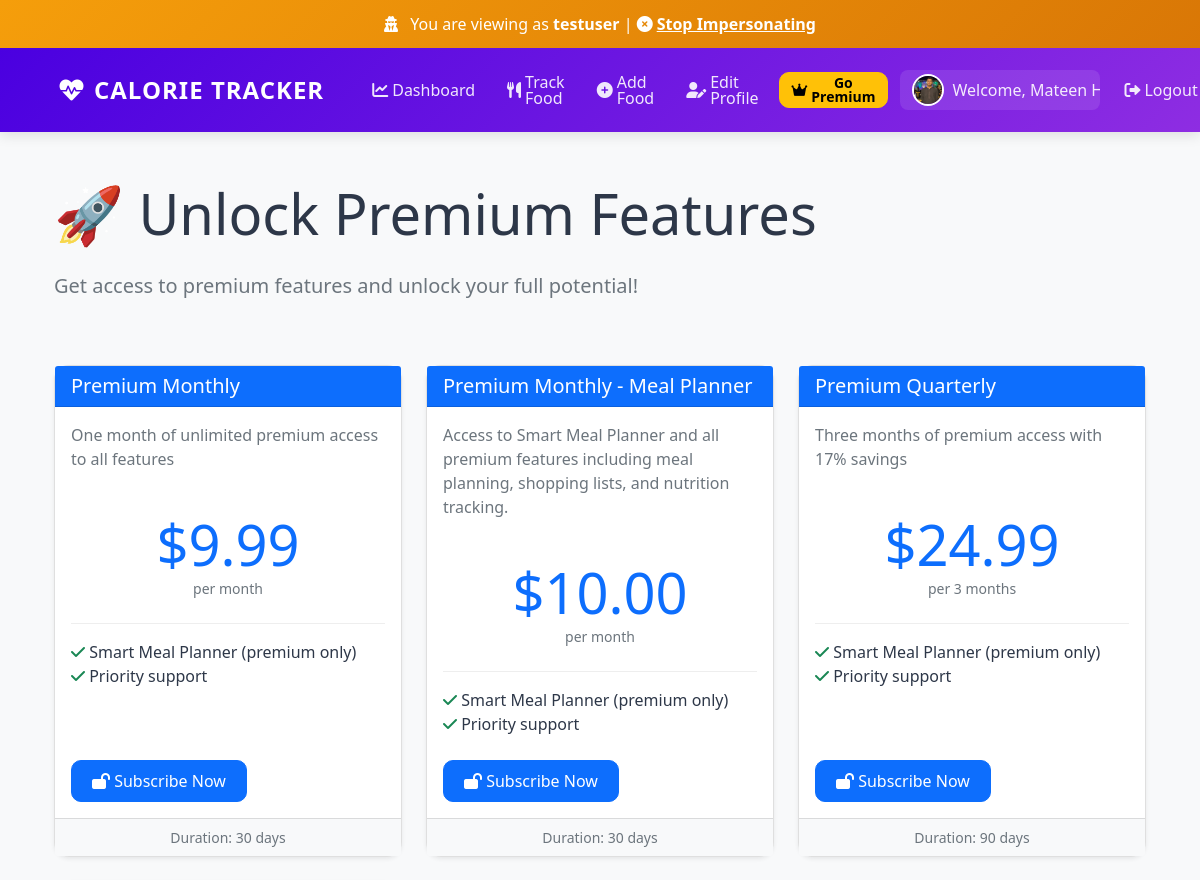
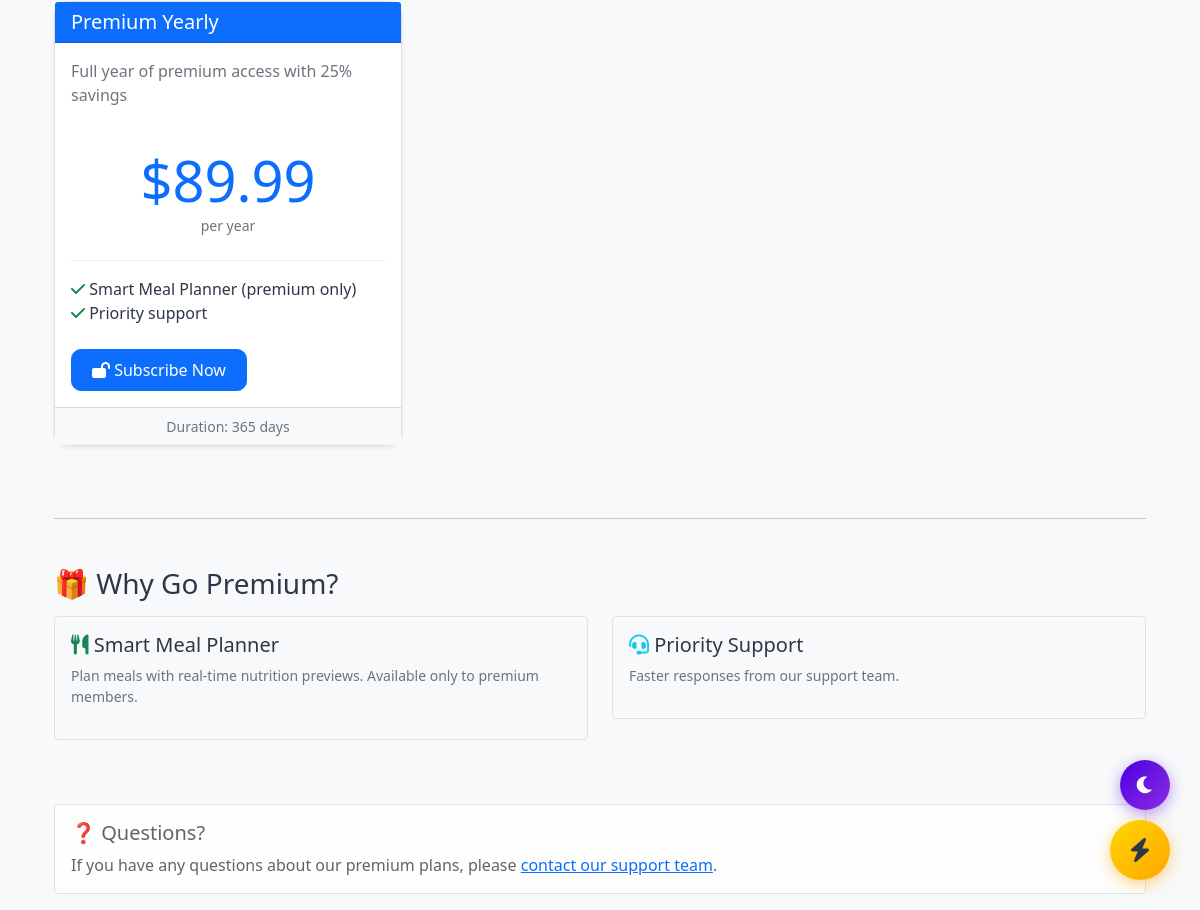
The page /subscription/plans/ (signed in) on the database as committed earlier (2 pictures, top to bottom).
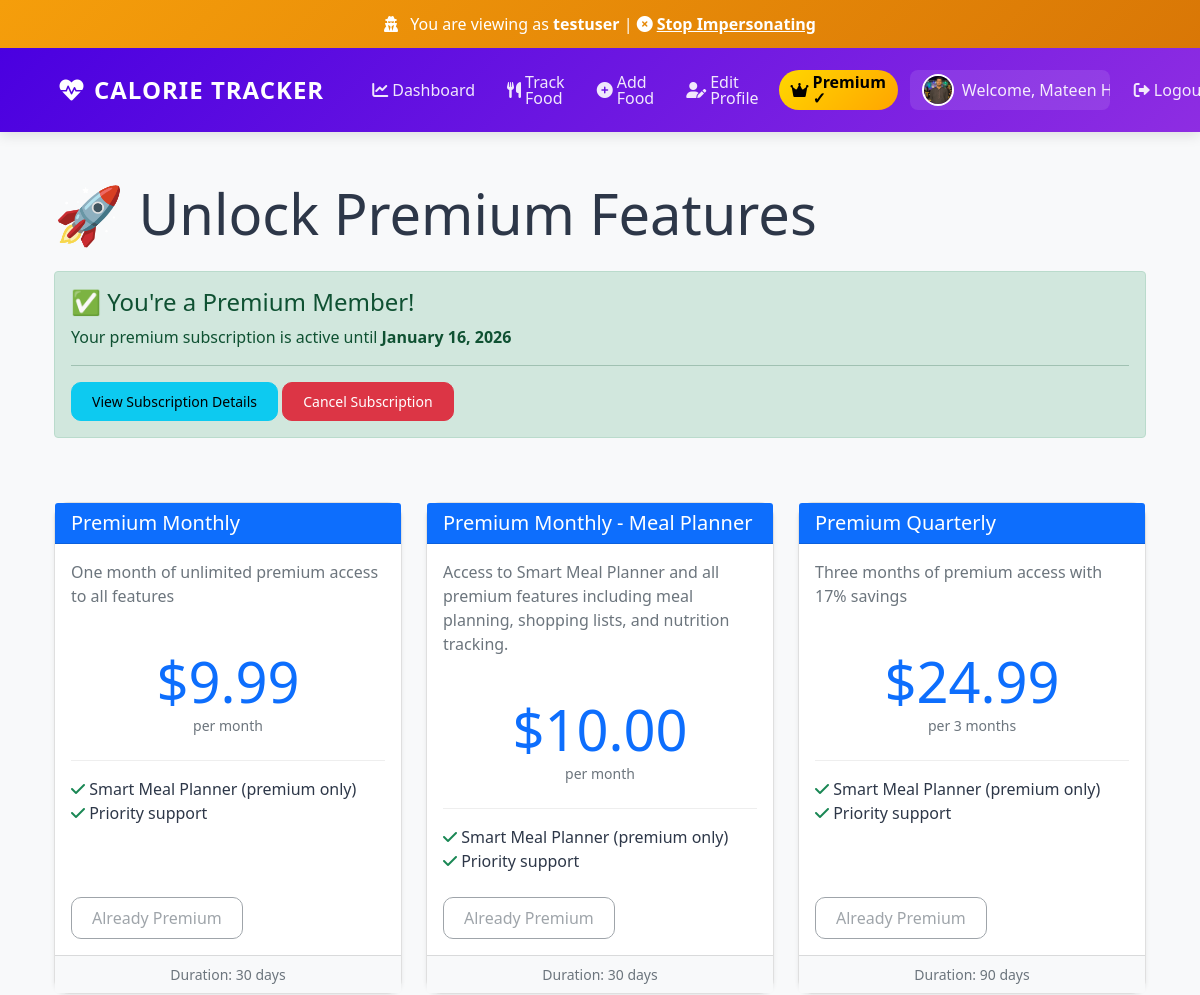
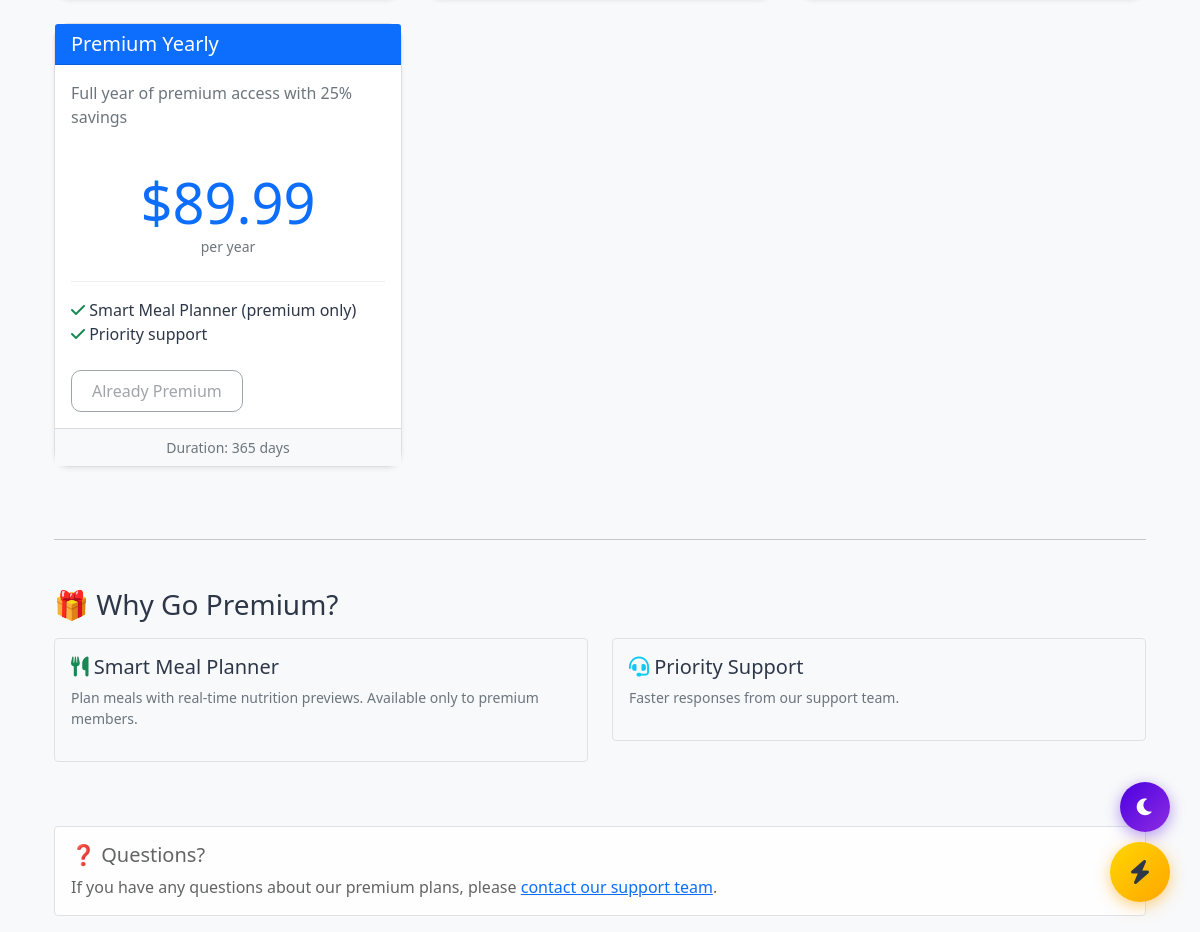
The same page on the database as committed later (2 pictures, top to bottom).
### myapp/models.py (models this page shows, shortened)
class SubscriptionPlan(models.Model):
    PLAN_DURATIONS = [
        ('monthly', 'Monthly - $9.99/month'),
        ('quarterly', 'Quarterly - $24.99/3 months'),
        ('yearly', 'Yearly - $89.99/year'),
    ]
    name = models.CharField(max_length=100, unique=True)  # e.g., "Premium Monthly"
    description = models.TextField()
    duration = models.CharField(max_length=20, choices=PLAN_DURATIONS)
    price = models.DecimalField(max_digits=10, decimal_places=2)  # Price in USD
    stripe_price_id = models.CharField(max_length=255, blank=True)  # Stripe Price ID
    duration_days = models.IntegerField()  # Number of days subscription lasts
    is_active = models.BooleanField(default=True)
    created_at = models.DateTimeField(auto_now_add=True)
    updated_at = models.DateTimeField(auto_now=True)
    class Meta:
        ordering = ['duration_days', 'price']

class UserProfile(models.Model):
    ACTIVITY_CHOICES = [
        ('sedentary', 'Sedentary (little or no exercise)'),
        ('light', 'Lightly active (light exercise/sports 1-3 days/week)'),
        ('moderate', 'Moderately active (moderate exercise/sports 3-5 days/week)'),
        ('very', 'Very active (hard exercise/sports 6-7 days/week)'),
        ('super', 'Super active (very hard exercise & physical job or training twice per day)')
    ]
    GOAL_CHOICES = [
        ('lose', 'Lose Weight'),
        ('maintain', 'Maintain Weight'),
        ('gain', 'Gain Weight')
    ]
    user = models.OneToOneField(User, on_delete=models.CASCADE)
    date_of_birth = models.DateField(null=True, blank=True)
    height = models.FloatField(help_text="Height in cm", null=True, blank=True)
    weight = models.FloatField(help_text="Weight in kg", null=True, blank=True)
    activity_level = models.CharField(max_length=20, choices=ACTIVITY_CHOICES, default='moderate')
    weight_goal = models.CharField(max_length=10, choices=GOAL_CHOICES, default='maintain')
    daily_calorie_goal = models.IntegerField(default=2000)
    profile_picture = models.ImageField(upload_to='profile_pics/', null=True, blank=True)
    phone_number = models.CharField(max_length=15, blank=True, null=True, help_text="Phone number")
    is_premium = models.BooleanField(default=False)
    premium_until = models.DateTimeField(null=True, blank=True)
    stripe_customer_id = models.CharField(max_length=255, blank=True, null=True, unique=True)
    stripe_subscription_id = models.CharField(max_length=255, blank=True, null=True)
    def is_premium_active(self):
        if self.is_premium and self.premium_until:
            return timezone.now() < self.premium_until
        return False

### myapp/views.py (the view)
# urls.py: path('subscription/plans/', views.subscription_plans, name='subscription_plans'),
@login_required
def subscription_plans(request):
    plans = SubscriptionPlan.objects.filter(is_active=True).order_by('duration_days')
    user_profile = request.user.userprofile
    context = {
        'plans': plans,
        'user_premium': user_profile.is_premium_active(),
        'premium_until': user_profile.premium_until,
        'stripe_public_key': settings.STRIPE_PUBLIC_KEY,
    }
    return render(request, 'myapp/subscription_plans.html', context)

### myapp/templatetags/custom_filters.py (called while the page is built)
@register.filter
def format_display_name(user):
    full_name = user.get_full_name()
    if full_name:
        name_parts = full_name.strip().split()
        if len(name_parts) >= 2:
            first_name = name_parts[0]
            last_initial = name_parts[-1][0].upper()
            return f"{first_name} {last_initial}."
        else:
            return full_name
    else:
        return user.username

### myapp/templates/myapp/subscription_plans.html (shortened to what the changed rows need)
{% extends 'myapp/base.html' %}
{% load static %}
{% block content %}
<div class="container mt-5">
    <div class="row mb-5">
        <div class="col-md-12">
            <h1 class="display-4 mb-4">🚀 Unlock Premium Features</h1>
            {% if user_premium %}
                <div class="alert alert-success" role="alert">
                    <h4 class="alert-heading">✅ You're a Premium Member!</h4>
                    <p>Your premium subscription is active until <strong>{{ premium_until|date:"F d, Y" }}</strong></p>
                    <hr>
                    <p class="mb-0">
                        <a href="{% url 'subscription_status' %}" class="btn btn-sm btn-info">View Subscription Details</a>
                        <a href="{% url 'cancel_subscription' %}" class="btn btn-sm btn-danger">Cancel Subscription</a>
                    </p>
                </div>
            {% else %}
                <p class="lead text-muted">Get access to premium features and unlock your full potential!</p>
            {% endif %}
        </div>
    </div>
    <div class="row">
        {% for plan in plans %}
        <div class="col-md-4 mb-4">
            <div class="card h-100 shadow-sm">
                <div class="card-header bg-primary text-white">
                    <h5 class="card-title mb-0">{{ plan.name }}</h5>
                </div>
                <div class="card-body d-flex flex-column">
                    <p class="card-text text-muted">{{ plan.description }}</p>
                    <div class="pricing-section mb-3">
                        <div class="price-amount display-4 text-primary">${{ plan.price }}</div>
                        <div class="price-duration text-muted small">
                            {% if plan.duration == 'monthly' %}
                                per month
                            {% elif plan.duration == 'quarterly' %}
                                per 3 months
                            {% else %}
                                per year
                            {% endif %}
                        </div>
                    </div>
                    <ul class="list-unstyled mb-4">
                        <li><i class="fas fa-check text-success"></i> Smart Meal Planner (premium only)</li>
                        <li><i class="fas fa-check text-success"></i> Priority support</li>
                    </ul>
                    <div class="mt-auto">
                        {% if user_premium %}
                            <button class="btn btn-outline-secondary btn-block" disabled>
                                Already Premium
                            </button>
                        {% else %}
                            <form method="post" action="{% url 'create_checkout' plan.id %}" style="display: inline-block; width: 100%;">
                                <button type="submit" class="btn btn-primary btn-block">
                                    <i class="fas fa-lock-open"></i> Subscribe Now
                                </button>
                            </form>
                        {% endif %}
                    </div>
                </div>
                <div class="card-footer bg-light text-center text-muted small">
                    Duration: {{ plan.duration_days }} days
                </div>
            </div>
        </div>
        {% endfor %}
    </div>
</div>
{% endblock %}

### myapp/templates/myapp/base.html (shortened to what the changed rows need)
{% load custom_filters %}
<!DOCTYPE html>
<html lang="en" data-theme="light">
<head>
    <link href="https://cdn.jsdelivr.net/npm/bootstrap@5.1.3/dist/css/bootstrap.min.css" rel="stylesheet">
    <link rel="stylesheet" href="https://cdnjs.cloudflare.com/ajax/libs/font-awesome/6.0.0/css/all.min.css">
    <link href="https://unpkg.com/aos@2.3.1/dist/aos.css" rel="stylesheet">
</head>
<body>
    <div class="container-fluid px-0 page-content">
        <nav class="navbar navbar-expand-lg navbar-dark">
            <div class="container">
                <div class="collapse navbar-collapse" id="navbarNav">
                    <ul class="navbar-nav ms-auto">
                        {% if user.is_authenticated %}
                        <li class="nav-item">
                            {% if user.userprofile.is_premium_active %}
                                <span class="nav-link" style="background: linear-gradient(135deg, #FFD700 0%, #FFA500 100%); border-radius: 20px; color: black !important; font-weight: bold;">
                                    <i class="fas fa-crown me-1"></i> Premium ✓
                                </span>
                            {% else %}
                                <a class="nav-link btn btn-warning btn-sm" href="{% url 'subscription_plans' %}" style="color: black !important; font-weight: bold;">
                                    <i class="fas fa-crown me-1"></i> Go Premium
                                </a>
                            {% endif %}
                        </li>
                        {% else %}
                        <li class="nav-item">
                            <a class="nav-link" href="{% url 'login' %}">
                                <i class="fas fa-sign-in-alt me-1"></i> Login
                            </a>
                        </li>
                        {% endif %}
                    </ul>
                </div>
            </div>
        </nav>
    </div>
    <div class="container">
        {% block content %}
        {% endblock %}
    </div>
</body>
</html>

Rows that differ between the two databases and show on the page:
now on this page (row edited): UserProfile: premium_until "January 16, 2026"
changed UserProfile: is_premium False → True (drawn)
computed for SubscriptionPlan "Premium Monthly": text "Subscribe Now" → "Already Premium"
computed for SubscriptionPlan "Premium Monthly - Meal Planner": text "Subscribe Now" → "Already Premium"
computed for SubscriptionPlan "Premium Quarterly": text "Subscribe Now" → "Already Premium"
computed for SubscriptionPlan "Premium Yearly": text "Subscribe Now" → "Already Premium"
Other text that changed with them:
text no longer shown: "Go Premium Get access to premium features and unlock your full potential!"
text now shown: "Premium ✓ ✅ You're a Premium Member! Your premium subscription is active until View Subscription Details Cancel Subscription"
